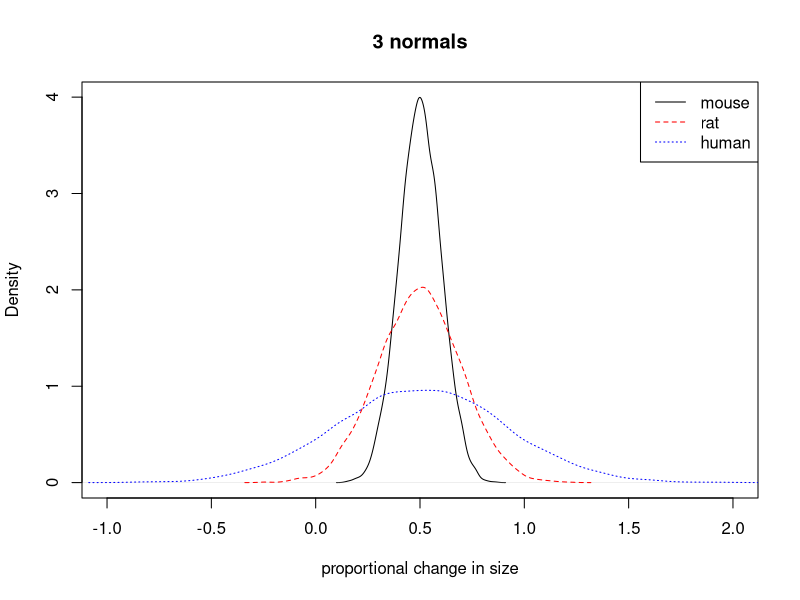
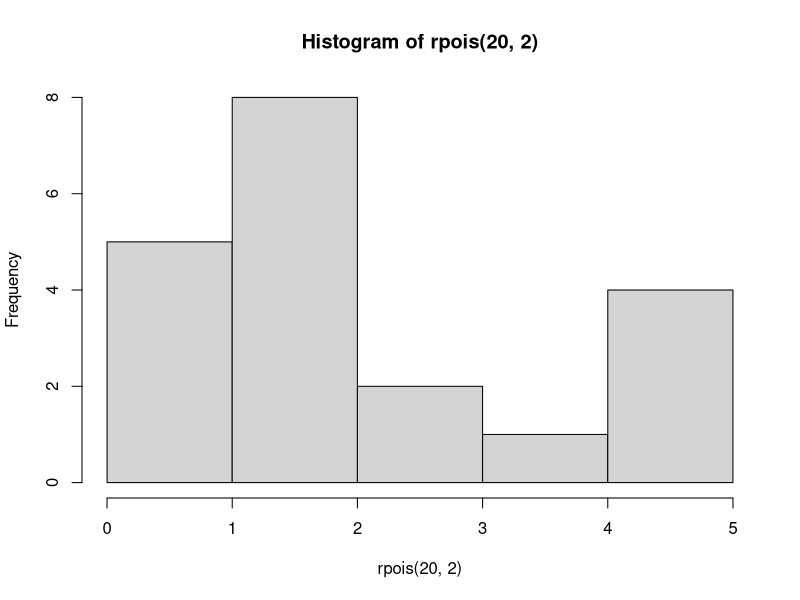
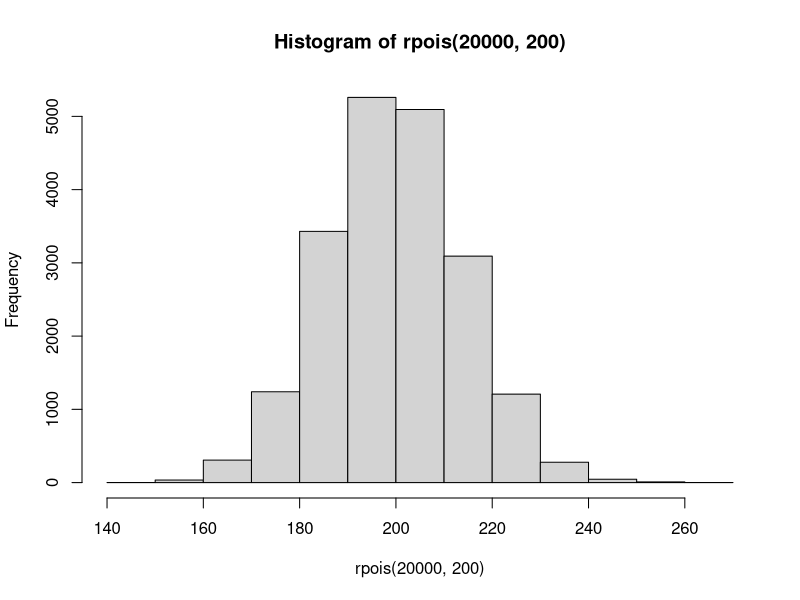

Recreate these plots in R, in order.
## ---- chunk 1
# declare parameter values
mu <- 0.5
sig.m <- 0.1
sig.r <- 0.2
sig.h <- 0.4
reps <- 10000

# generate random numbers to simulate large sampels from distribution
mouse <- rnorm(reps,mu,sig.m)
rat <- rnorm(reps,mu,sig.r)
human <- rnorm(reps,mu,sig.h)

# now plot them all on the same figure
xlims <- c(-1,2)
plot(density(mouse), xlab = "proportional change in size",
     main = "3 normals", xlim = xlims)
lines(density(rat), lty=2, col = "red")
lines(density(human), lty=3, col = "blue")
legend("topright", legend = c("mouse","rat","human"),
       lty = 1:3, col = c("black","red","blue"))
## ---- chunk 2
# first, for the mouse experiment results
pnorm(1, mu,sig.m,lower.tail = F)

# now for the rats
pnorm(1, mu,sig.r,lower.tail = F)

# finally for the humans
pnorm(1, mu,sig.h,lower.tail = F)
## ---- chunk 3
rpois(20,2)  # When close to 0 can't go past it, so allowing larger number for average lets sigma be bigger - as mean gets larger, so too does the variance (here one number, lambda)

hist(rpois(20,2))
#Poisson is of the Gaussian family so when events is large, goes normal
hist(rpois(20000,200))

#How does the probability
#Find what is the value that is really rare to find, what's a threshold for the rare event, here maybe over 5 fly sex
qpois(0.95,2) #0.13; when 2 is mean, the 
ppois(20,2,FALSE) #not likely to get more than that number, 20
ppois(20,2,TRUE) #area under curve from 0 to 20, everything falls under here

